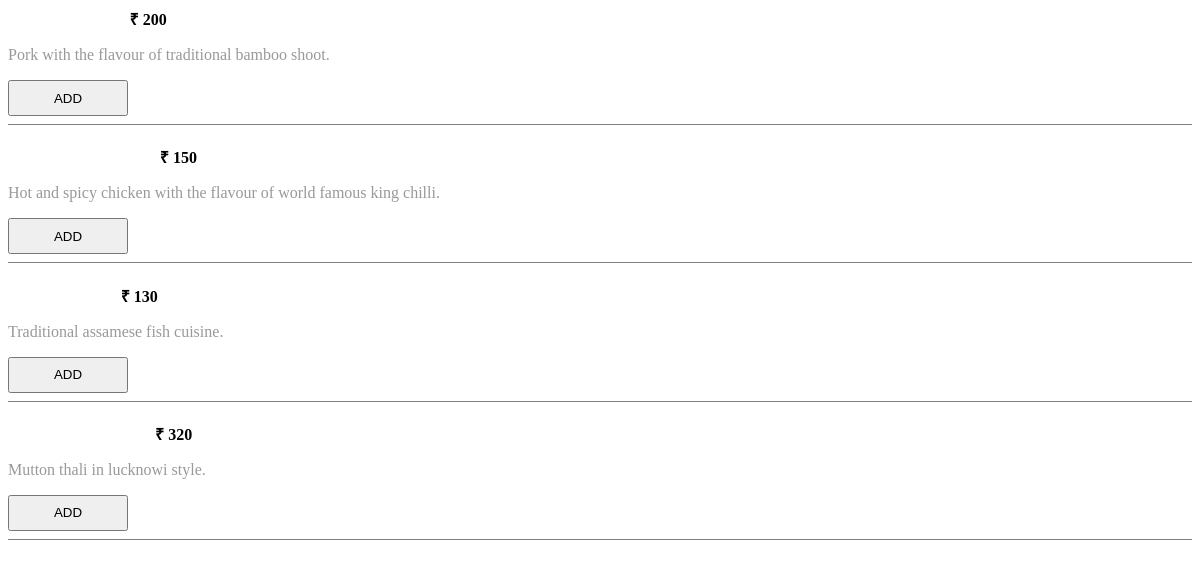
/menu/1, run on an earlier commit of the app's database.
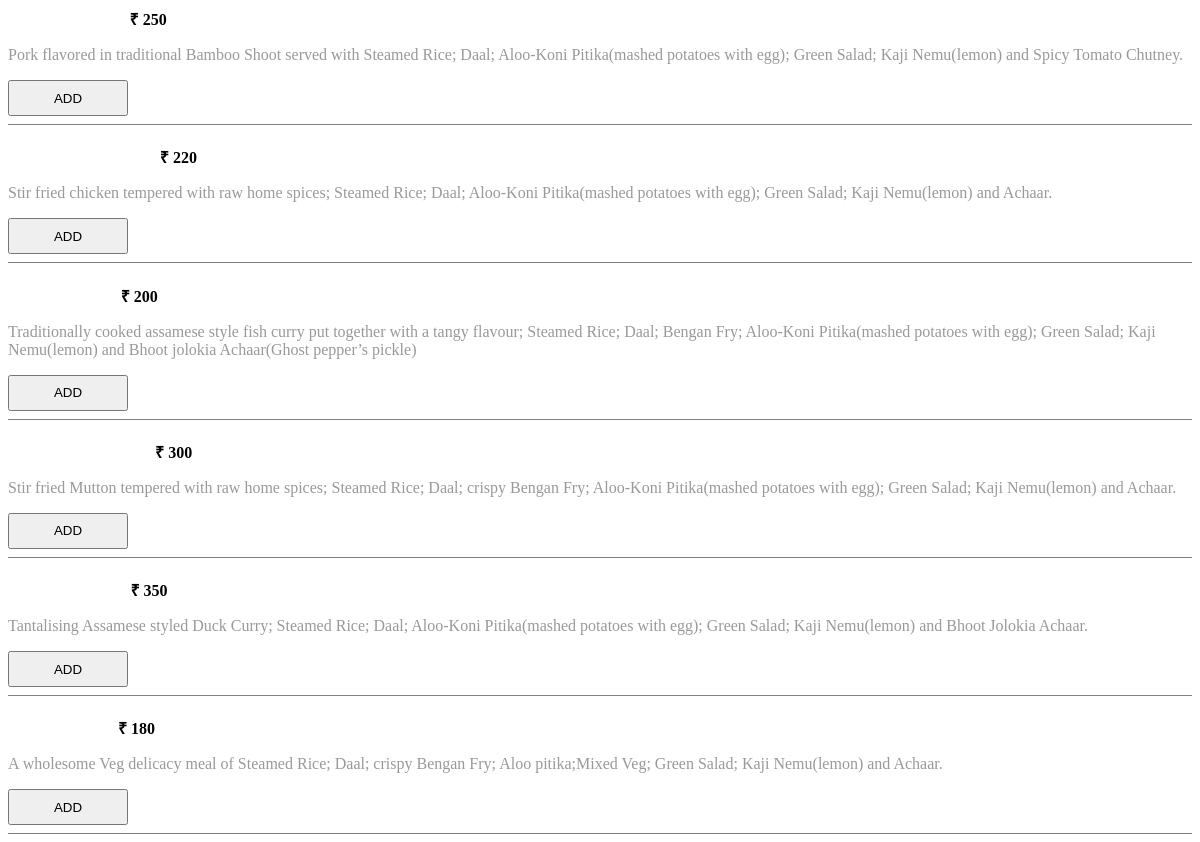
And on a later commit of the database.
### base/models.py (models this page shows, shortened)
class MenuItem(models.Model):
    category = models.ForeignKey(Category, on_delete=models.PROTECT)
    item_name = models.CharField(max_length=200)
    item_description = models.TextField(blank=True, null=True)
    item_price = models.IntegerField()
    active = models.BooleanField(default=True)

### base/views.py (the view)
# urls.py: path('menu/<int:pk>', views.menu),
def menu(request, pk):
    items = MenuItem.objects.filter(category_id=pk)
    return render(request, "menu.html", {"items": items})

### base/templatetags/filtermenuitem.py (called while the page is built)
@register.simple_tag()
def return_true_false(user_id, menu_id):
    item = MenuItem.objects.get(id=menu_id)
    try:
        user = CustomUser.objects.get(id=user_id)
        user_cart_obj = Cart.objects.get(Q(user=user) & Q(item=item))
        return True
    except:
        return False

### base/templates/menu.html (shortened to what this page needs)
{% for item in items %}
<h4 style="margin-bottom: 5px;" class="item-name">
    <span style="color: white; margin-right: 20px;">{{ item.item_name }}</span><span class="themecolor">&#x20B9;
        {{ item.item_price }}
    </span>
</h4>
{% load filtermenuitem %}
{% return_true_false request.user.id item.id as bool %}
{% if item.item_description %}
<p class="item-description" style="color: #999999;">
    {{ item.item_description }}
</p>
{% endif %}
{% if bool %}
        {% load filtermenuitem %}
{% else %}
<div style="position: relative; display: block; width: 120px; overflow: hidden; height: 36px;">
    <div style="position: absolute; top: 0; left: 0; width: 120px; height: 36px; transition: top .3s;"
        id="block__overlay-{{ item.id }}">
        <button style="width: 100%; height: 100%; padding: 6px 0;" id="add-overlay-{{ item.id }}"
            onclick="removeOverlay('{{ item.id }}')" class="add-overlay">ADD</button>
    </div>
</div>
<hr style="border: none; border-top: 1px solid grey">
{% endif %}
{% endfor %}

What changed in the data, as far as the page shows it:
changed MenuItem: item_price "200" → "250"; item_description "Pork with the flavour of traditional bamboo shoot." → "Pork flavored in traditional Bamboo Shoot served with Steamed Rice; Daal; Aloo-Koni Pitika(mashed potatoes with egg); Green Salad; Kaji Nemu(lemon) and Spicy Tomato Chutney."
changed MenuItem: item_price "150" → "220"; item_description "Hot and spicy chicken with the flavour of world famous king chilli." → "Stir fried chicken tempered with raw home spices; Steamed Rice; Daal; Aloo-Koni Pitika(mashed potatoes with egg); Green Salad; Kaji Nemu(lemon) and Achaar."
changed MenuItem: item_price "130" → "200"; item_description "Traditional assamese fish cuisine." → "Traditionally cooked assamese style fish curry put together with a tangy flavour; Steamed Rice; Daal; Bengan Fry; Aloo-Koni Pitika(mashed potatoes with egg); Green Salad; Kaji Nemu(lemon) and Bhoot jolokia Achaar(Ghost pepper’s pickle)"
changed MenuItem: item_price "320" → "300"; item_description "Mutton thali in lucknowi style." → "Stir fried Mutton tempered with raw home spices; Steamed Rice; Daal; crispy Bengan Fry; Aloo-Koni Pitika(mashed potatoes with egg); Green Salad; Kaji Nemu(lemon) and Achaar."
added MenuItem: item_price "350", item_description "Tantalising Assamese styled Duck Curry; Steamed Rice; Daal; Aloo-Koni Pitika(mashed potatoes with egg); Green Salad; Kaji Nemu(lemon) and Bhoot Jolokia Achaar."
added MenuItem: item_price "180", item_description "A wholesome Veg delicacy meal of Steamed Rice; Daal; crispy Bengan Fry; Aloo pitika;Mixed Veg; Green Salad; Kaji Nemu(lemon) and Achaar."
